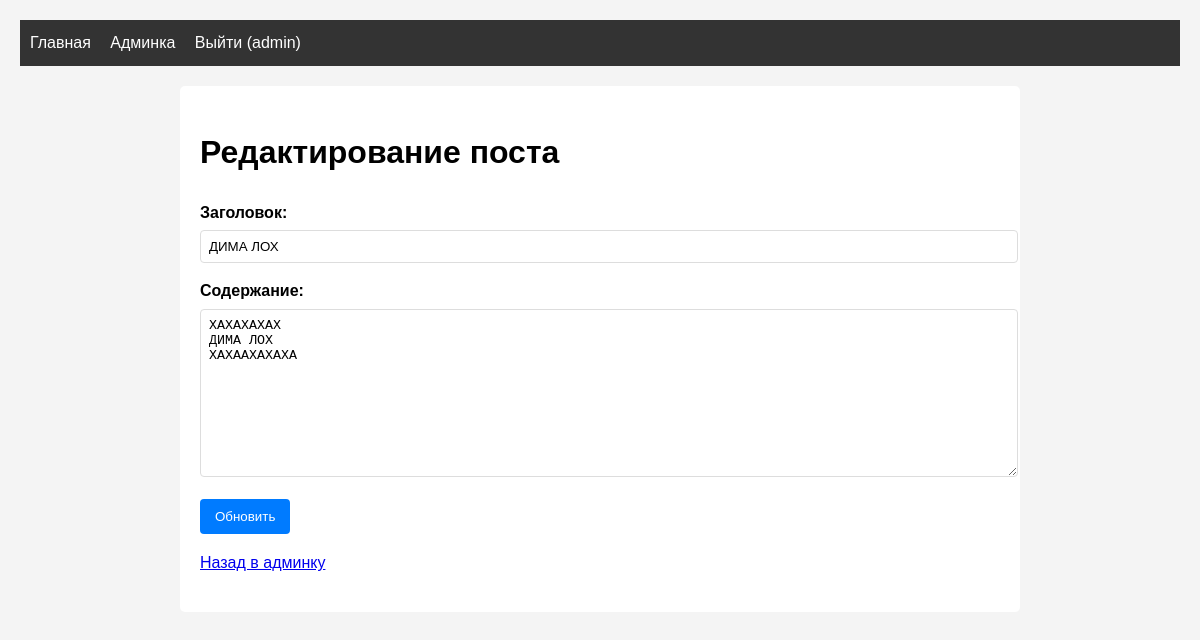
Page /admin/post/1/edit (signed in) on the committed database.
### tables this page shows
CREATE TABLE users(
            id INTEGER PRIMARY KEY AUTOINCREMENT,
            username TEXT UNIQUE NOT NULL,
            password_hash TEXT NOT NULL
        );

CREATE TABLE posts(
            id INTEGER PRIMARY KEY AUTOINCREMENT,
            title TEXT NOT NULL,
            content TEXT NOT NULL,
            created_at TIMESTAMP DEFAULT CURRENT_TIMESTAMP
        );

### app.py (the view, shortened to what this page needs)
@app.route('/admin/post/<int:post_id>/edit', methods=['GET', 'POST'])
@login_required
def edit_post(post_id):
    db_path = os.getenv('DATABASE_PATH', 'blog.db')
    conn = sqlite3.connect(db_path)
    cursor = conn.cursor()
    cursor.execute('SELECT title, content FROM posts WHERE id = ?', (post_id,))
    post = cursor.fetchone()
    conn.close()
    if post:
        return render_template('admin/post_form.html', post=post)
    else:
        flash('Пост не найден', 'error')
        return redirect(url_for('admin'))

### app.py (called while the page is built)
@login_manager.user_loader
def load_user(user_id):
    return User.get(user_id)

    @staticmethod
    def get(user_id):
        conn = sqlite3.connect(os.getenv('DATABASE_PATH', 'blog.db'))
        cursor = conn.cursor()
        cursor.execute('SELECT id, username, password_hash FROM users WHERE id = ?', (user_id,))
        user_data = cursor.fetchone()
        conn.close()
        if user_data:
            return User(user_data[0], user_data[1], user_data[2])
        return None

### templates/admin/post_form.html (shortened to what this page needs)
{% extends "base.html" %}
{% block content %}
    <h1>{% if post %}Редактирование{% else %}Создание{% endif %} поста</h1>
    <form method="POST" class="post-form">
        <div>
            <label for="title">Заголовок:</label>
            <input type="text" id="title" name="title"
                   value="{{ post[0] if post else '' }}" required>
        </div>
        <div>
            <label for="content">Содержание:</label>
            <textarea id="content" name="content" rows="10" required>{{ post[1] if post else '' }}</textarea>
        </div>
        <button type="submit">{% if post %}Обновить{% else %}Создать{% endif %}</button>
    </form>
    <p><a href="{{ url_for('admin') }}">Назад в админку</a></p>
{% endblock %}

### templates/base.html (shortened to what this page needs)
<!DOCTYPE html>
<html lang="ru">
<head>
    <link rel="stylesheet" href="{{ url_for('static', filename='style.css') }}">
</head>
<body>
    <nav>
        <a href="{{ url_for('index') }}">Главная</a>
        {% if current_user.is_authenticated %}
            <a href="{{ url_for('admin') }}">Админка</a>
            <a href="{{ url_for('logout') }}">Выйти ({{ current_user.username }})</a>
        {% else %}
            <a href="{{ url_for('login') }}">Войти</a>
        {% endif %}
    </nav>
    <main>
        {% block content %}{% endblock %}
    </main>
</body>
</html>

### static/style.css (style rules this page uses)
body { font-family: Arial, sans-serif; line-height: 1.6; margin: 0; padding: 20px; background-color: #f4f4f4; }
nav { background-color: #333; color: white; padding: 10px; margin-bottom: 20px; }
nav a { color: white; text-decoration: none; margin-right: 15px; }
main { max-width: 800px; margin: 0 auto; background-color: white; padding: 20px; border-radius: 5px; }
form div { margin-bottom: 15px; }
label { display: block; margin-bottom: 5px; font-weight: bold; }
input[type="text"], input[type="password"], textarea { width: 100%; padding: 8px; border: 1px solid #ddd; border-radius: 4px; }
button, .button { background-color: #007bff; color: white; padding: 10px 15px; border: none; border-radius: 4px; cursor: pointer; text-decoration: none; display: inline-block; }

### rows in the picture
users: username "admin"
posts: title "ДИМА ЛОХ", content "ХАХАХАХАХ ДИМА ЛОХ ХАХААХАХАХА"
